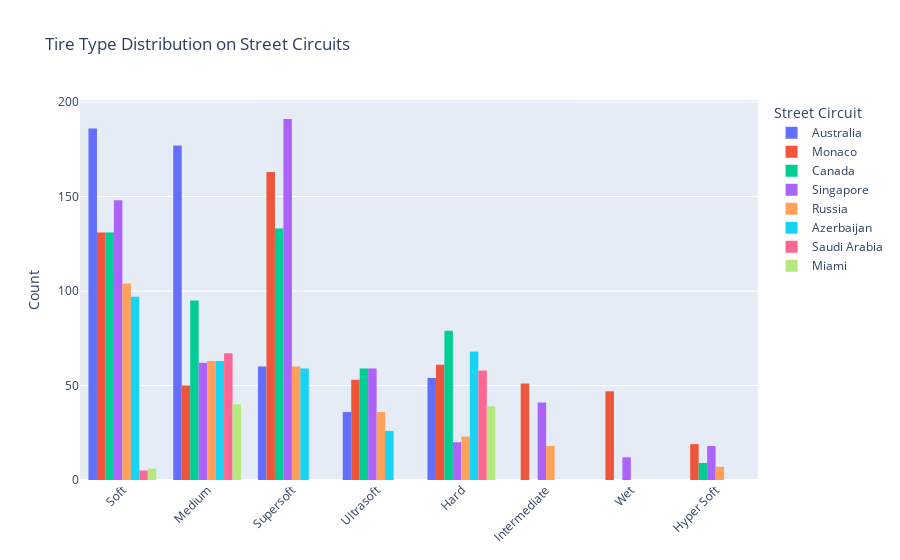

Source (notebook cell):
### Markdown cell above
Click [here](https://en.wikipedia.org/wiki/70th_Anniversary_Grand_Prix) to know more about the '70TH Anniversary' Grand Prix.

### Code cell
import plotly.express as px

# List of street circuit names
street_circuits = ['Monaco', 'Australia', 'Singapore', 'Russia', 'Azerbaijan','Miami', 'Saudi Arabia', 'Canada']

# Filter the DataFrame to select rows where the "gp" column is in the list of street circuits
street_circuit_rows = tyre_data_df[tyre_data_df['gp'].isin(street_circuits)]

# Create a non-stacked histogram to visualize the distribution of updated tire types
fig = px.histogram(street_circuit_rows, x='tyres', color='gp', title='Tire Type Distribution on Street Circuits',
                   labels={'tyres': 'Tyre Types', 'gp': 'Street Circuit'},
                   barmode='group')  # Set barmode to 'group' for non-stacked bars

# Customize the layout
fig.update_layout(xaxis_tickangle=-45, xaxis_title=None, yaxis_title='Count')

# Show the plot
fig.show()

### Figure 1 — Plotly figure (JSON) as saved in the notebook; plotly's stock layout.template omitted (floating-point values rounded to 4 significant figures; data arrays with more than 128 entries replaced by an {"elided": "..."} marker saying what was removed)
{"data": [{"alignmentgroup": "True", "bingroup": "x", "hovertemplate": "Street Circuit=Australia<br>Tyre Types=%{x}<br>count=%{y}<extra></extra>", "legendgroup": "Australia", "marker": {"color": "#636efa", "pattern": {"shape": ""}}, "name": "Australia", "offsetgroup": "Australia", "orientation": "v", "showlegend": true, "type": "histogram", "x": {"elided": "513 str values"}, "xaxis": "x", "yaxis": "y"}, {"alignmentgroup": "True", "bingroup": "x", "hovertemplate": "Street Circuit=Monaco<br>Tyre Types=%{x}<br>count=%{y}<extra></extra>", "legendgroup": "Monaco", "marker": {"color": "#EF553B", "pattern": {"shape": ""}}, "name": "Monaco", "offsetgroup": "Monaco", "orientation": "v", "showlegend": true, "type": "histogram", "x": {"elided": "575 str values"}, "xaxis": "x", "yaxis": "y"}, {"alignmentgroup": "True", "bingroup": "x", "hovertemplate": "Street Circuit=Canada<br>Tyre Types=%{x}<br>count=%{y}<extra></extra>", "legendgroup": "Canada", "marker": {"color": "#00cc96", "pattern": {"shape": ""}}, "name": "Canada", "offsetgroup": "Canada", "orientation": "v", "showlegend": true, "type": "histogram", "x": {"elided": "506 str values"}, "xaxis": "x", "yaxis": "y"}, {"alignmentgroup": "True", "bingroup": "x", "hovertemplate": "Street Circuit=Singapore<br>Tyre Types=%{x}<br>count=%{y}<extra></extra>", "legendgroup": "Singapore", "marker": {"color": "#ab63fa", "pattern": {"shape": ""}}, "name": "Singapore", "offsetgroup": "Singapore", "orientation": "v", "showlegend": true, "type": "histogram", "x": {"elided": "551 str values"}, "xaxis": "x", "yaxis": "y"}, {"alignmentgroup": "True", "bingroup": "x", "hovertemplate": "Street Circuit=Russia<br>Tyre Types=%{x}<br>count=%{y}<extra></extra>", "legendgroup": "Russia", "marker": {"color": "#FFA15A", "pattern": {"shape": ""}}, "name": "Russia", "offsetgroup": "Russia", "orientation": "v", "showlegend": true, "type": "histogram", "x": {"elided": "311 str values"}, "xaxis": "x", "yaxis": "y"}, {"alignmentgroup": "True", "bingroup": "x", "hovertemplate": "Street Circuit=Azerbaijan<br>Tyre Types=%{x}<br>count=%{y}<extra></extra>", "legendgroup": "Azerbaijan", "marker": {"color": "#19d3f3", "pattern": {"shape": ""}}, "name": "Azerbaijan", "offsetgroup": "Azerbaijan", "orientation": "v", "showlegend": true, "type": "histogram", "x": {"elided": "313 str values"}, "xaxis": "x", "yaxis": "y"}, {"alignmentgroup": "True", "bingroup": "x", "hovertemplate": "Street Circuit=Saudi Arabia<br>Tyre Types=%{x}<br>count=%{y}<extra></extra>", "legendgroup": "Saudi Arabia", "marker": {"color": "#FF6692", "pattern": {"shape": ""}}, "name": "Saudi Arabia", "offsetgroup": "Saudi Arabia", "orientation": "v", "showlegend": true, "type": "histogram", "x": {"elided": "130 str values"}, "xaxis": "x", "yaxis": "y"}, {"alignmentgroup": "True", "bingroup": "x", "hovertemplate": "Street Circuit=Miami<br>Tyre Types=%{x}<br>count=%{y}<extra></extra>", "legendgroup": "Miami", "marker": {"color": "#B6E880", "pattern": {"shape": ""}}, "name": "Miami", "offsetgroup": "Miami", "orientation": "v", "showlegend": true, "type": "histogram", "x": ["Medium", "Hard", "Medium", "Hard", "Medium", "Hard", "Medium", "Hard", "Medium", "Hard", "Medium", "Medium", "Hard", "Medium", "Hard", "Hard", "Soft", "Medium", "Hard", "Medium", "Hard", "Medium", "Hard", "Soft", "Hard", "Medium", "Medium", "Hard", "Soft", "Medium", "Hard", "Medium", "Medium", "Hard", "Medium", "Hard", "Medium", "Medium", "Hard", "Soft", "Medium", "Hard", "Medium", "Hard", "Medium", "Hard", "Medium", "Medium", "Hard", "Medium", "Hard", "Medium", "Hard", "Medium", "Hard", "Hard", "Medium", "Medium", "Hard", "Medium", "Hard", "Hard", "Medium", "Medium", "Hard", "Hard", "Medium", "Hard", "Medium", "Medium", "Hard", "Medium", "Hard", "Hard", "Medium", "Hard", "Medium", "Soft", "Hard", "Medium", "Hard", "Soft", "Hard", "Medium", "Hard"], "xaxis": "x", "yaxis": "y"}], "layout": {"barmode": "group", "legend": {"title": {"text": "Street Circuit"}, "tracegroupgap": 0}, "title": {"text": "Tire Type Distribution on Street Circuits"}, "xaxis": {"anchor": "y", "domain": [0, 1], "tickangle": -45, "title": {}}, "yaxis": {"anchor": "x", "domain": [0, 1], "title": {"text": "Count"}}}}
